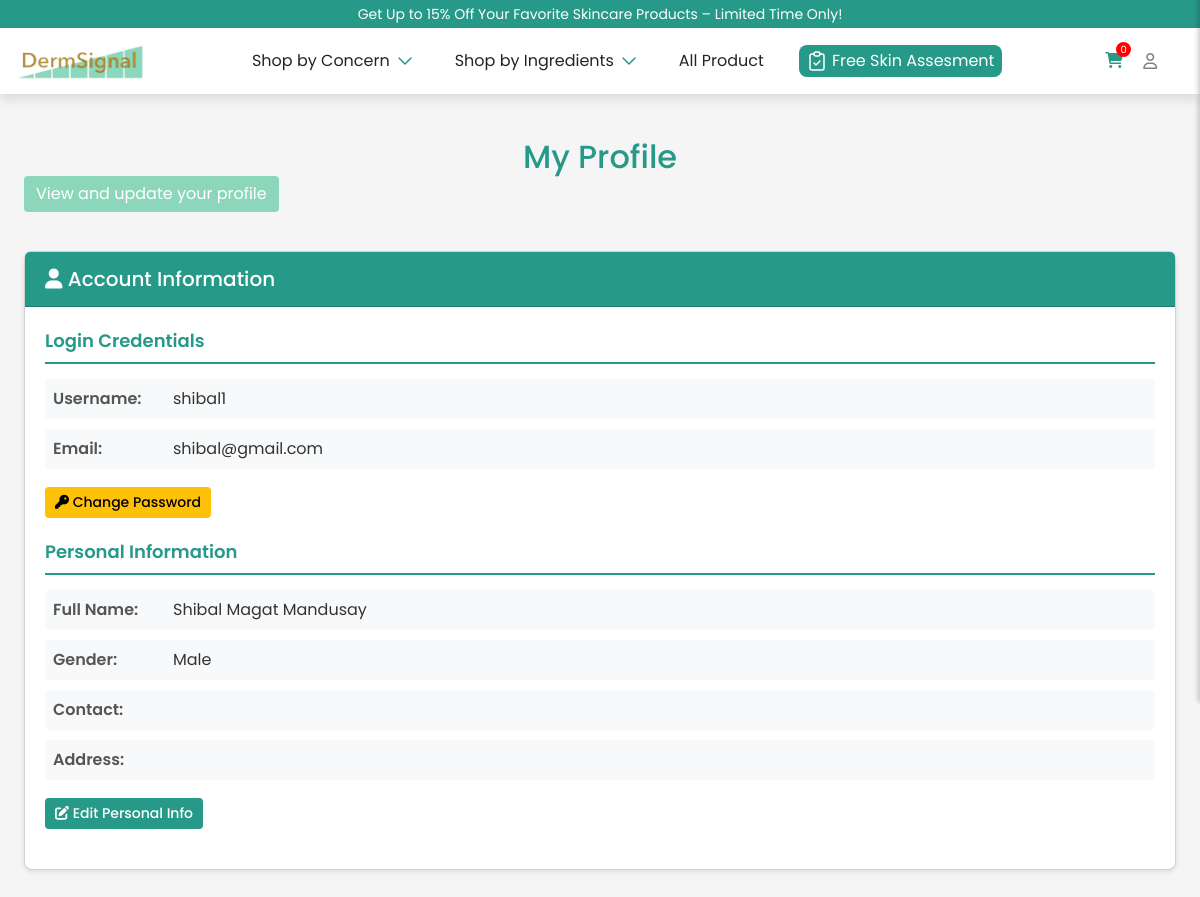
The app's page /components/profile.php (signed in) with its own data.
### tables this page shows
CREATE TABLE `tbl_account` (
  `ac_id` int(11) NOT NULL,
  `ac_username` varchar(255) NOT NULL,
  `ac_email` varchar(400) NOT NULL,
  `ac_password` varchar(255) NOT NULL,
  `role_id` int(11) NOT NULL,
  `account_status_id` int(11) NOT NULL DEFAULT 1
);

CREATE TABLE `tbl_account_details` (
  `ac_id` int(11) NOT NULL,
  `first_name` varchar(100) NOT NULL,
  `middle_name` varchar(100) DEFAULT NULL,
  `last_name` varchar(100) NOT NULL,
  `gender` enum('Male','Female','Other') DEFAULT NULL,
  `contact` varchar(15) DEFAULT NULL,
  `address` text DEFAULT NULL
);

### components/profile.php (the view, shortened to what this page needs)
<?php
require_once("../backend/config/config.php");
$acc_id = $_SESSION["user_id"];
$details_query = "SELECT ta.ac_id, ta.ac_username, ta.ac_email,
                  td.first_name, td.middle_name, td.last_name,
                  td.contact, td.gender, td.address
                  FROM tbl_account ta
                  INNER JOIN tbl_account_details td ON ta.ac_id = td.ac_id
                  WHERE ta.ac_id = ?";
$details_stmt = $conn->prepare($details_query);
$details_stmt->bind_param("i", $acc_id);
$details_stmt->execute();
$details_result = $details_stmt->get_result();
$account_details = $details_result->fetch_assoc();
?>
<!DOCTYPE html>
<html lang="en">
<head>
  <link href="https://cdnjs.cloudflare.com/ajax/libs/font-awesome/6.5.1/css/all.min.css" rel="stylesheet">
  <link rel="stylesheet" href="../styles/bootsrap5-min.css">
  <link rel="stylesheet" href="../styles/card-general.css">
</head>
<body>
  <?php include "./header-profile.php" ?>
  <div class="container-fluid px-4">
    <h1 class="mt-4">My Profile</h1>
    <ol class="breadcrumb mb-4">
      <li class="breadcrumb-item active">View and update your profile</li>
    </ol>
    <div class="row">
      <div class="col-md-8">
        <div class="card mb-4">
          <div class="card-header bg-primary" style="background-color: rgb(39,153,137) !important;">
            <h5 class="text-white mb-0"><i class="fas fa-user"></i> Account Information</h5>
          </div>
          <div class="card-body">
            <div class="profile-section">
              <div class="section-title">Login Credentials</div>
              <div class="info-row">
                <span class="info-label">Username:</span>
                <span class="info-value"><?= htmlspecialchars($account_details['ac_username']) ?></span>
              </div>
              <?php if (!empty($account_details['ac_email'])): ?>
                <div class="info-row">
                  <span class="info-label">Email:</span>
                  <span class="info-value"><?= htmlspecialchars($account_details['ac_email']) ?></span>
                </div>
              <?php endif; ?>
              <button class="btn btn-sm btn-warning mt-2" onclick="openPasswordModal()">
                <i class="fas fa-key"></i> Change Password
              </button>
            </div>
            <div class="profile-section">
              <div class="section-title">Personal Information</div>
              <div class="info-row">
                <span class="info-label">Full Name:</span>
                <span class="info-value">
                  <?= htmlspecialchars($account_details['first_name']) ?>
                  <?= htmlspecialchars($account_details['middle_name'] ?? '') ?>
                  <?= htmlspecialchars($account_details['last_name']) ?>
                </span>
              </div>
              <div class="info-row">
                <span class="info-label">Gender:</span>
                <span class="info-value"><?= htmlspecialchars($account_details['gender'] ?? 'Not specified') ?></span>
              </div>
              <div class="info-row">
                <span class="info-label">Contact:</span>
              </div>
              <div class="info-row">
                <span class="info-label">Address:</span>
              </div>
              <button class="btn btn-sm btn-primary mt-2" onclick="openPersonalModal()" style="background-color: rgb(39,153,137); border: none;">
                <i class="fas fa-edit"></i> Edit Personal Info
              </button>
            </div>
          </div>
        </div>
      </div>
    </div>
  </div>
  <?php
  if ((!empty($_SESSION["user_id"]))) {
    include "cart.php";
  }
  ?>
</body>
</html>

### styles/card-general.css (style rules this page uses)
* { margin: 0; padding: 0; box-sizing: border-box; font-family: "Poppins", sans-serif; }

### styles/general-styles.css (style rules this page uses)
* { font-family: sans-serif; padding: 0; box-sizing: border-box; font-family: 'Poppins', sans-serif; margin: 0; }
body { overflow-x: hidden; transition: transform .5s; }
:root { --background-color: rgb(39,153,137) }
button { cursor: pointer; }
.active { background-color: #8cd7bb; }
h1 { font-size: 20px; }

### styles/dropdown.css (style rules this page uses)
h1 { font-size: 20px; white-space: nowrap; margin-bottom: 20px; color: var(--background-color); }
li { cursor: pointer; color: black !important; margin-bottom: 15px; }

### styles/login-signup-popup.css (style rules this page uses)
h1 { margin: 20px 0px 30px 0px; text-align: center; }
span { color: rgb(39,153,137); text-decoration: underline; cursor: pointer; }

### styles/profile-hover.css (style rules this page uses)
.fa-user { position: relative; display: inline-block; cursor: pointer; }

### styles/cart.css (style rules this page uses)
h1 { margin: 0 !important; font-size: 15px }

### components/profile.php (style rules this page uses)
body { font-family: -apple-system, BlinkMacSystemFont, "Segoe UI", Roboto, "Helvetica Neue", Arial, sans-serif; background-color: #f5f5f5; margin: 0; padding: 0; }
.profile-section { margin-bottom: 20px; }
.section-title { font-size: 18px; font-weight: 600; margin-bottom: 15px; color: rgb(39, 153, 137); border-bottom: 2px solid rgb(39, 153, 137); padding-bottom: 8px; }
.info-row { display: flex; margin-bottom: 10px; padding: 8px; border-radius: 4px; background: #f8f9fa; }
.info-label { font-weight: 600; min-width: 120px; color: #555; text-decoration: none; }
.info-value { color: #333; text-decoration: none; }
.container-fluid { padding: 20px; max-width: 1400px; margin: 0 auto; }
.card { background: white; border-radius: 8px; box-shadow: 0 2px 4px rgba(0, 0, 0, 0.1); margin-bottom: 20px; }
.card-header { padding: 15px 20px; border-radius: 8px 8px 0 0; }
.card-body { padding: 20px; }
.btn { padding: 8px 16px; border-radius: 4px; border: none; cursor: pointer; font-weight: 500; transition: all 0.3s; }
.btn-primary { background-color: rgb(39, 153, 137); color: white; }
.btn-warning { background-color: #ffc107; color: #000; }
.btn-sm { padding: 5px 10px; font-size: 14px; }
.mt-2 { margin-top: 8px; }
.mt-4 { margin-top: 24px; font-size: 32px; margin-bottom: 50px; }
.mb-4 { margin-bottom: 24px; }
.row { display: flex; flex-wrap: wrap; margin: 0 -12px; }
.col-md-8 { flex: 0 0 100%; max-width: 100%; padding: 0 12px; }
h1 { color: #333; font-size: 32px; margin-bottom: 8px; }
.breadcrumb { background-color: transparent; padding: 0; margin-bottom: 20px; list-style: none; }
.breadcrumb-item { display: inline-block; color: white !important; padding: 6px 12px; border-radius: 4px; }
.breadcrumb-item.active { color: #495057; }

### records on screen
tbl_account: ac_username "shibal1", ac_email "shibal@gmail.com", tbl_account_details.first_name "Shibal", tbl_account_details.middle_name "Magat", tbl_account_details.last_name "Mandusay", tbl_account_details.gender "Male"

### other values on screen
$data['CountItems'] "0"
